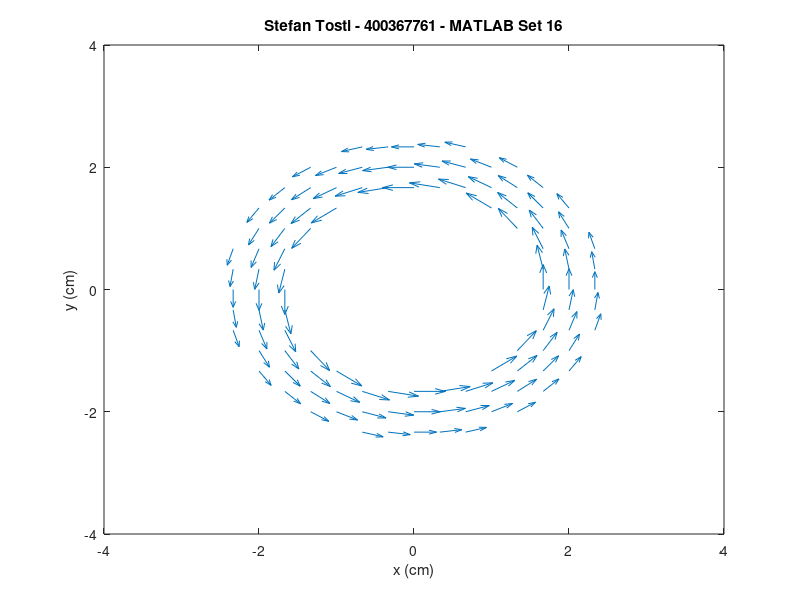

This figure's MATLAB source:
clc; % Clear the command window
clear; % Clear all variables

% Define toroid parameters
I_t = 5.0; 
N_t = 200; 
r_i = 1.5; 
r_o = 2.5; 

% Define observation plane parameters

% number of points in each dimenstion to plot
nx = 25; 
ny = 25; 
xmin = -4; 
xmax = 4; 
ymin = -4; 
ymax = 4; 
dx = (xmax-xmin)/(nx-1); 
dy = (ymax-ymin)/(ny-1); 
[X, Y] = meshgrid(xmin:dx:xmax, ymin:dy:ymax); 
Z = zeros(size(X)); 

% Compute magnetic field at each point in observation plane
Bx = zeros(size(X)); 
By = zeros(size(X)); 
Bz = zeros(size(X)); 

% for all of the points 
for i = 1:numel(X) 
    x = X(i); 
    y = Y(i); 
    r = sqrt(x^2 + y^2); 


    % compute magnetic field for points inside the toroid
    if r >= r_i && r <= r_o 
        B_phi = (I_t*N_t)/(2*pi*r); 
        Bx(i) = -B_phi * sin(atan2(y, x)); 
        By(i) = B_phi * cos(atan2(y, x)); 
    end
end

% Plot magnetic field vectors on observation plane
quiver(X, Y, Bx, By);
xlabel('x (cm)'); % Label x-axis
ylabel('y (cm)'); % Label y-axis
title('Stefan Tosti - 400367761 - MATLAB Set 16')
